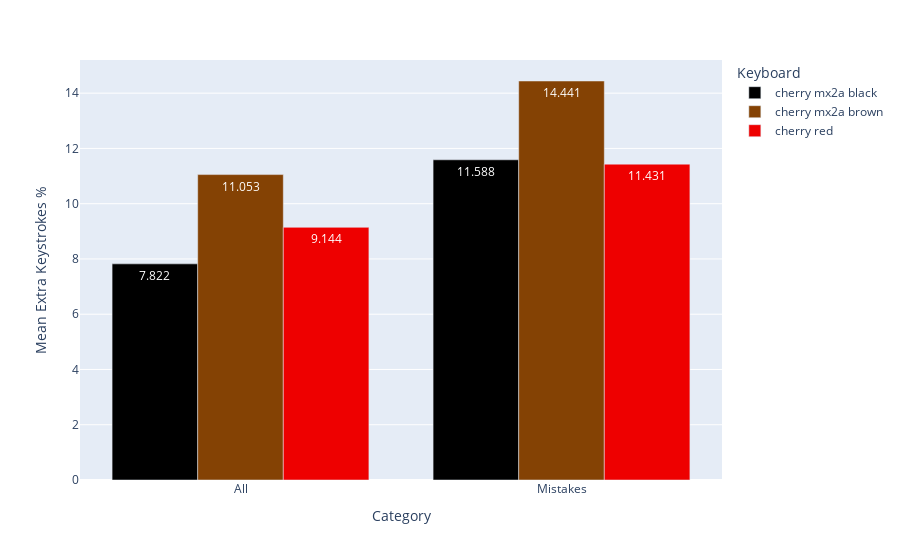

The notebook cell this image was saved under:
### Code cell
fig_accuracy_comparison = px.bar(
df_wpm_accuracy_comparison.query("Category != 'No Mistakes'"), 
x = 'Category', y = 'Mean Extra Keystrokes %', 
color = 'Keyboard', text_auto='.3f',
barmode = 'group',
color_discrete_map=keyboard_color_discrete_map)
fig_accuracy_comparison.write_html(
analytics_folder+'accuracy_comparison.html')
fig_accuracy_comparison

### Figure 1 — Plotly figure (JSON) as saved in the notebook; plotly's stock layout.template omitted (floating-point values rounded to 4 significant figures)
{"data": [{"alignmentgroup": "True", "hovertemplate": "Keyboard=cherry mx2a black<br>Category=%{x}<br>Mean Extra Keystrokes %=%{y}<extra></extra>", "legendgroup": "cherry mx2a black", "marker": {"color": "black", "pattern": {"shape": ""}}, "name": "cherry mx2a black", "offsetgroup": "cherry mx2a black", "orientation": "v", "showlegend": true, "textposition": "auto", "texttemplate": "%{y:.3f}", "type": "bar", "x": ["All", "Mistakes"], "xaxis": "x", "y": [7.822, 11.59], "yaxis": "y"}, {"alignmentgroup": "True", "hovertemplate": "Keyboard=cherry mx2a brown<br>Category=%{x}<br>Mean Extra Keystrokes %=%{y}<extra></extra>", "legendgroup": "cherry mx2a brown", "marker": {"color": "#844204", "pattern": {"shape": ""}}, "name": "cherry mx2a brown", "offsetgroup": "cherry mx2a brown", "orientation": "v", "showlegend": true, "textposition": "auto", "texttemplate": "%{y:.3f}", "type": "bar", "x": ["All", "Mistakes"], "xaxis": "x", "y": [11.05, 14.44], "yaxis": "y"}, {"alignmentgroup": "True", "hovertemplate": "Keyboard=cherry red<br>Category=%{x}<br>Mean Extra Keystrokes %=%{y}<extra></extra>", "legendgroup": "cherry red", "marker": {"color": "#EE0000", "pattern": {"shape": ""}}, "name": "cherry red", "offsetgroup": "cherry red", "orientation": "v", "showlegend": true, "textposition": "auto", "texttemplate": "%{y:.3f}", "type": "bar", "x": ["All", "Mistakes"], "xaxis": "x", "y": [9.144, 11.43], "yaxis": "y"}], "layout": {"barmode": "group", "legend": {"title": {"text": "Keyboard"}, "tracegroupgap": 0}, "margin": {"t": 60}, "xaxis": {"anchor": "y", "domain": [0, 1], "title": {"text": "Category"}}, "yaxis": {"anchor": "x", "domain": [0, 1], "title": {"text": "Mean Extra Keystrokes %"}}}}
